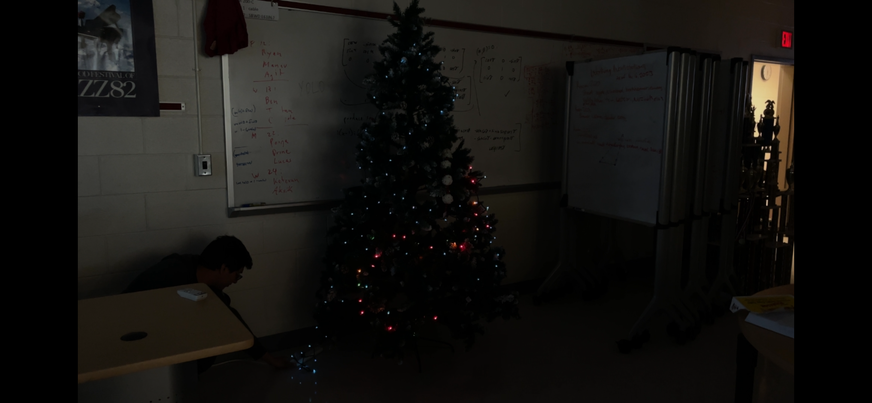
#> input picture Lights/lab1/lights_on.png, 872 x 403 px
$ python extract.py
#> lines starting #> are read from the running program, lines starting #| are printed output that depends on the picture; after the words box and inside, x2 and y2 are one past the last pixel; in counts of white or black regions, pixels touching at a corner belong together
import cv2

img = cv2.imread('lights_on.png') # reading in the image
#> img is the input picture: shape (403, 872, 3); mean B, G, R 16.6, 19.1, 20.4

# setting window parameters
cv2.namedWindow('Image', cv2.WINDOW_NORMAL)
cv2.resizeWindow("Image", 1200, 1800)

# modifying image to make light detection easier
gray = cv2.cvtColor(img, cv2.COLOR_BGR2GRAY) # convert to gray
blurred = cv2.GaussianBlur(gray, (3, 3), 0) # blurring picture
thresh = cv2.erode(blurred, None, iterations=1)
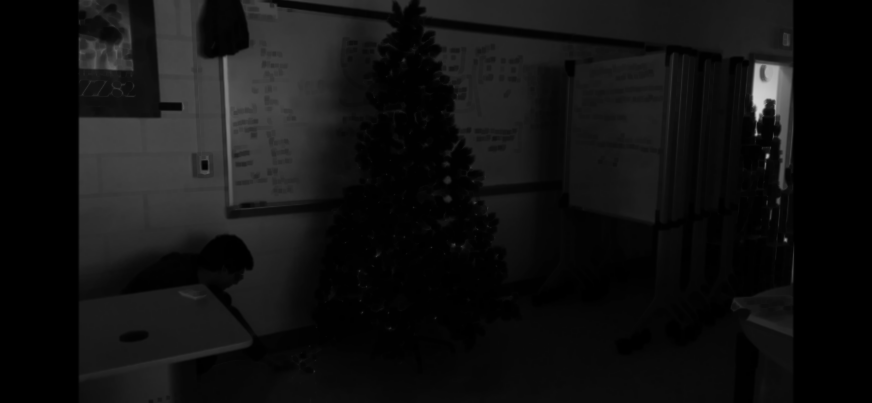
#> thresh: shape (403, 872); min 0, max 210, mean 17.4
thresh = cv2.dilate(thresh, None, iterations=1)
_, thresh = cv2.threshold(thresh, 20, 255, cv2.THRESH_BINARY) #setting a threshold of colors that can be white
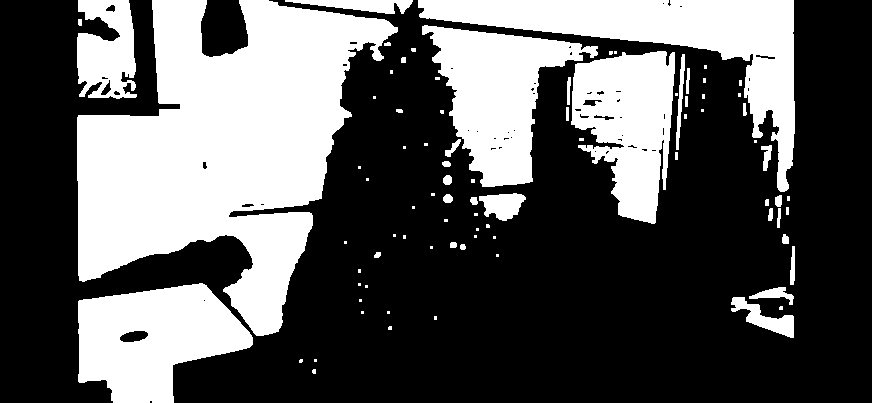
#> thresh: shape (403, 872); 35.8% white; 85 white regions (48 under 20 px)

cv2.imwrite("thresh.jpg", thresh)

# displaying the image
cv2.imshow("Image", img)
cv2.waitKey(0)

# Finding and counting contours
cnts, _ = cv2.findContours(thresh, cv2.RETR_EXTERNAL, cv2.CHAIN_APPROX_NONE)
#> cnts = 85 contours, 55 with area under 20; largest, box (x1, y1, x2, y2) and area: (77, 0, 398, 336) 57008, (418, 0, 795, 192) 17989, (78, 283, 253, 403) 13858, (422, 25, 598, 187) 13268, (571, 51, 675, 224) 11835
lights = []
for contour in cnts:
    x, y, w, h = cv2.boundingRect(contour)
    (_, radius) = cv2.minEnclosingCircle(contour)
    if radius>40: # any areas with a radius greater than 40 is not a light
       continue
    lights.append((x, y, w, h)) # list of lights
#> this loop made 85 passes
#> (x, y, w, h, radius) on passes 1 to 12: (312, 369, 4, 5, 2.24), (314, 359, 3, 3, 1.41), (299, 359, 4, 4, 2.12), (388, 326, 4, 4, 2.12), (434, 316, 3, 4, 1.8), (387, 311, 3, 3, 1.41), (361, 311, 3, 3, 1.41), (779, 306, 4, 4, 2.12), (359, 299, 3, 3, 1.41), (731, 297, 63, 41, 36.2), (749, 287, 45, 18, 22.04), (365, 285, 3, 3, 1.41)
#> after the loop, lights = 77 items, first 6: (312, 369, 4, 5), (314, 359, 3, 3), (299, 359, 4, 4), (388, 326, 4, 4), (434, 316, 3, 4), (387, 311, 3, 3)

# label the image with detected lights
out = img.copy()
for x, y, w, h in lights:
    cv2.circle(out, (x + w // 2, y + h // 2), 2, (200, 0, 255), 2)
#> this loop made 77 passes
#> (x, y, w, h) on passes 1 to 12: (312, 369, 4, 5), (314, 359, 3, 3), (299, 359, 4, 4), (388, 326, 4, 4), (434, 316, 3, 4), (387, 311, 3, 3), (361, 311, 3, 3), (779, 306, 4, 4), (359, 299, 3, 3), (731, 297, 63, 41), (749, 287, 45, 18), (365, 285, 3, 3)
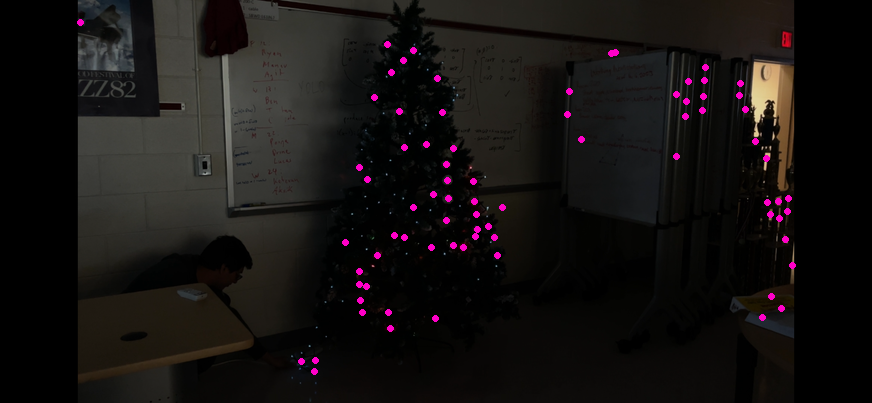
#> out: shape (403, 872, 3); 0.81% of pixels changed, all inside (x1, y1, x2, y2) = (77, 19, 796, 375)

#saving output email and showing
cv2.imwrite("output.jpg", out)
cv2.imshow("Image", out)
cv2.waitKey(0)

print("Number of lights:", len(lights))
#| Number of lights: 77

cv2.destroyAllWindows()

$ run again, with Lights/lab1/vishal_lights.jpg saved as Lights/lab1/lights_on.png
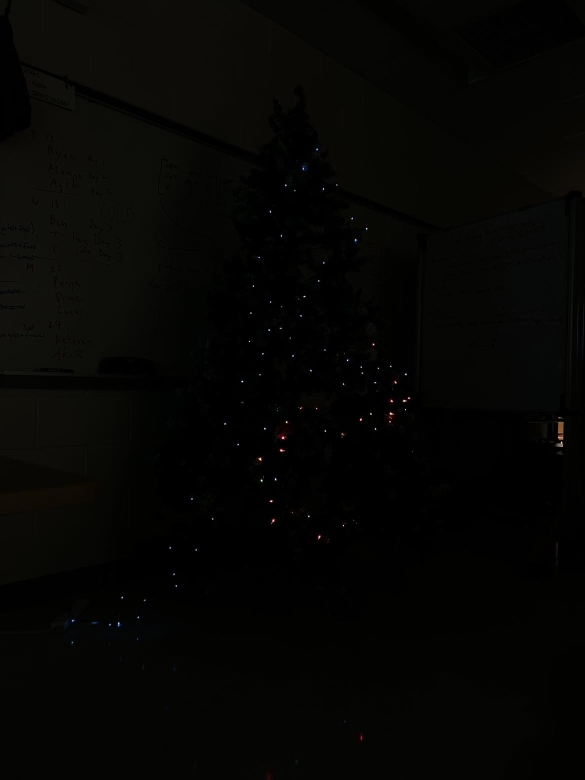
#> input picture Lights/lab1/vishal_lights.jpg, 1170 x 1560 px (shown at 1/2 size)
#> img is the input picture: shape (1560, 1170, 3); mean B, G, R 3.4, 5.3, 5.4
#> `_, thresh = cv2.threshold(thresh, 20, 255, cv2.THRESH_BINARY)`:
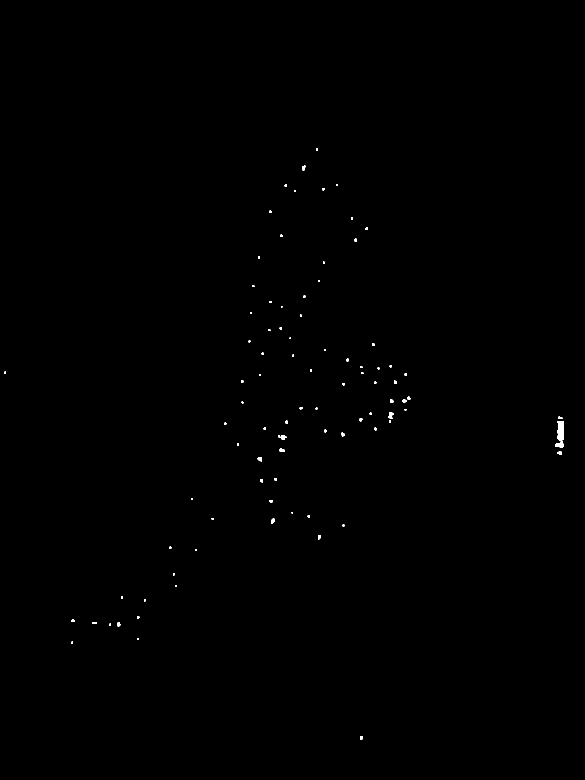
#> thresh: shape (1560, 1170) (shown at 1/2 size); 0.16% white; 91 white regions (47 under 20 px)
#> cnts = 91 contours, 66 with area under 20; largest, box (x1, y1, x2, y2) and area: (1114, 843, 1128, 881) 400, (1110, 882, 1127, 895) 128, (777, 824, 788, 838) 80, (561, 870, 573, 880) 66, (559, 897, 570, 904) 49
#> the loop `for contour in cnts:` made 91 passes
#> (x, y, w, h, radius) on passes 1 to 8: (720, 1472, 5, 8, 3.81), (142, 1283, 4, 5, 2.24), (274, 1276, 3, 4, 1.8), (218, 1247, 4, 5, 2.5), (235, 1244, 6, 9, 4.47), (184, 1244, 10, 4, 4.74), (143, 1239, 7, 5, 3.35), (274, 1233, 5, 4, 2.5)
#> after the loop `for contour in cnts:`: lights = 91 items, first 6: (720, 1472, 5, 8), (142, 1283, 4, 5), (274, 1276, 3, 4), (218, 1247, 4, 5), (235, 1244, 6, 9), (184, 1244, 10, 4)
#> the loop `for x, y, w, h in lights:` made 91 passes
#> after the loop `for x, y, w, h in lights:`:
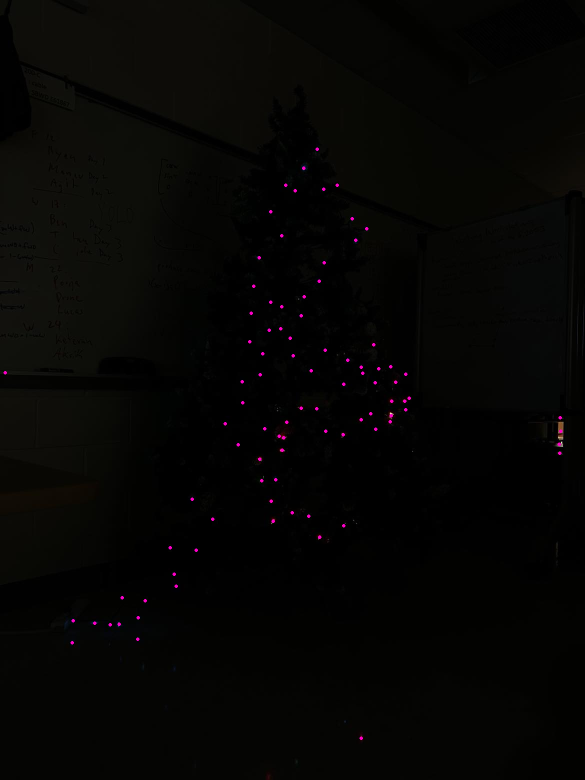
#> out: shape (1560, 1170, 3) (shown at 1/2 size); 0.18% of pixels changed, all inside (x1, y1, x2, y2) = (7, 295, 1125, 1480)
#| Number of lights: 91
